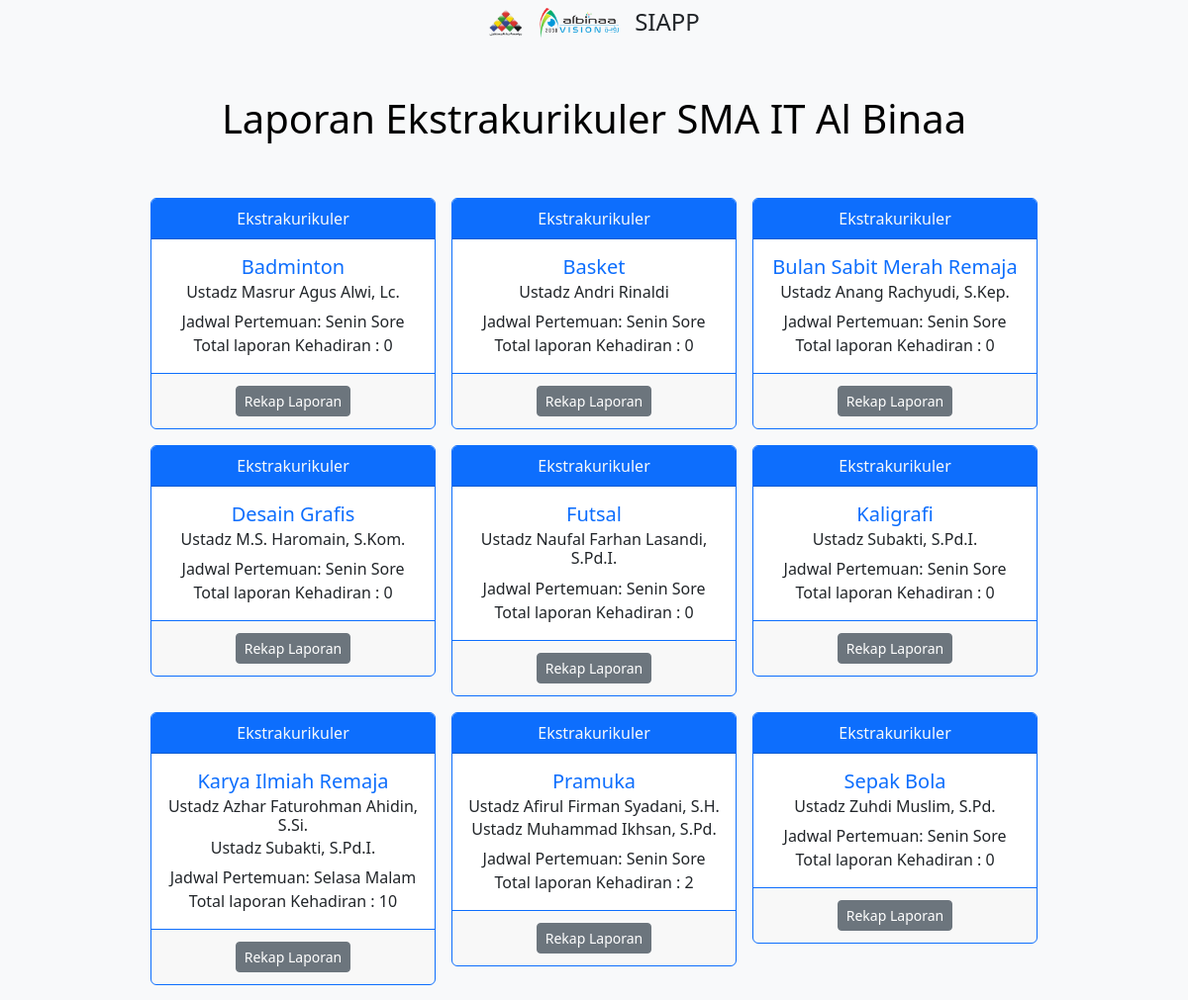
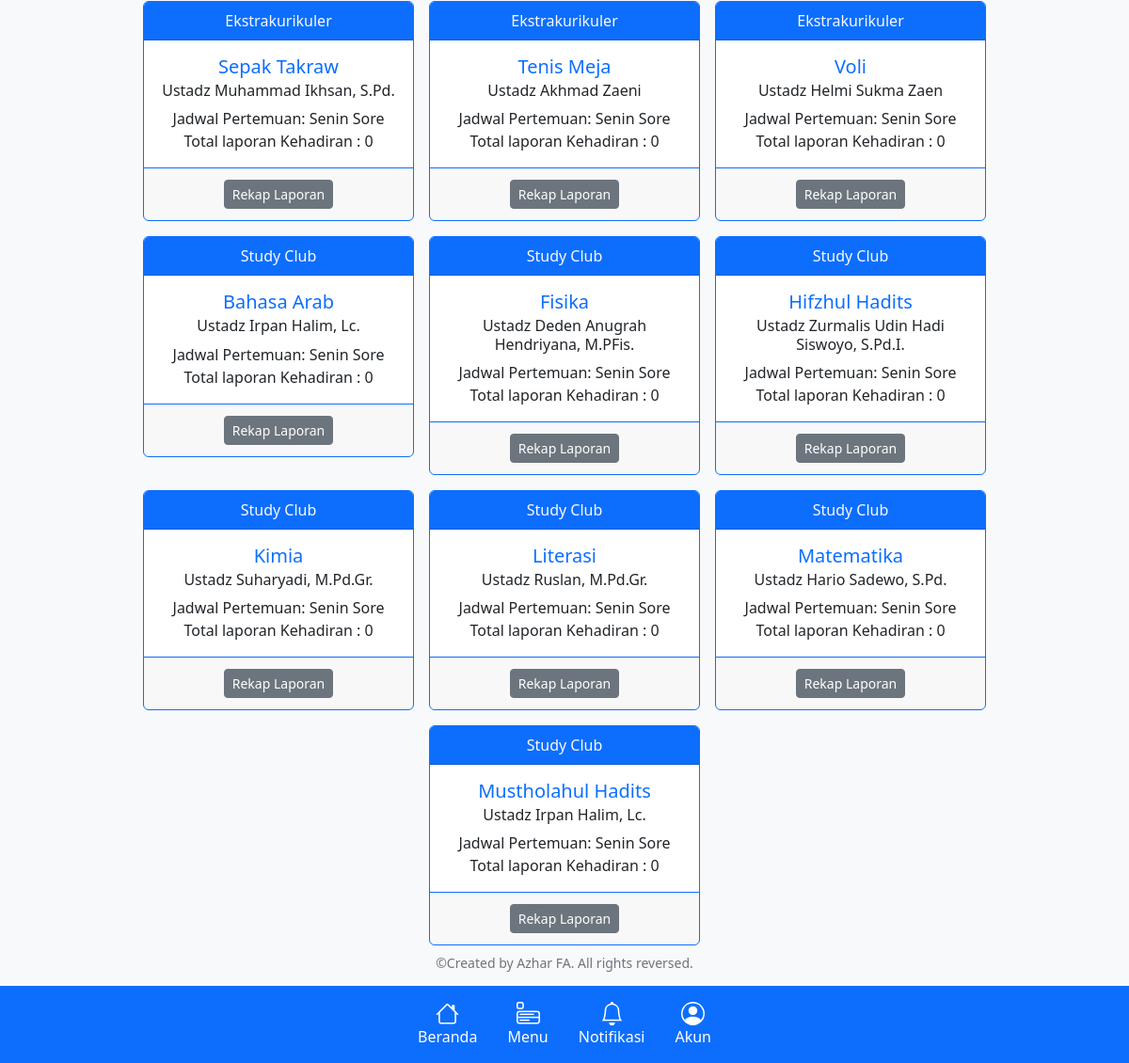
The app's page /laporan/ with its own data (2 pictures, top to bottom).
### ekskul/models.py (models this page shows, shortened)
class Extracurricular(models.Model):
    hari = (
        ('Senin', 'Senin'),
        ('Selasa', 'Selasa'),
        ('Rabu', 'Rabu'),
        ('Kamis', 'Kamis'),
        ('Jumat', 'Jumat'),
        ('Sabtu', 'Sabtu'),
        ('Ahad', 'Ahad'),
    )
    jenis = (
        ("Ekskul", "Ekstrakurikuler"),
        ("SC", "Study Club"),
    )
    pilihan_waktu = (
        ("Sore","Sore"),
        ("Malam","Malam"),
        ("Pagi","Pagi"),
        ("Siang","Siang"),
    )
    nama = models.CharField(max_length=50, verbose_name="Nama Ekskul")
    pembina = models.ManyToManyField(Teacher)
    jadwal = models.CharField(max_length=15, choices=hari, verbose_name="Jadwal Pembinaan")
    waktu = models.CharField(max_length=15, choices=pilihan_waktu)
    jadwal_tambahan = models.CharField(max_length=20, choices=hari, default="Tidak ada", blank=True)
    waktu_tambahan = models.CharField(max_length=15, choices=pilihan_waktu, blank=True)
    tipe = models.CharField(max_length=20, choices=jenis, blank=True)
    slug = models.SlugField(blank=True)
    logo = CompressedImageField(upload_to='ekskul/logo', default='no-image.png', blank=True, null=True)

class Teacher(models.Model):
    user = models.OneToOneField(User, on_delete=models.CASCADE, verbose_name="Username",)
    nama_lengkap = models.CharField(max_length=100, verbose_name="Nama Ustadz")
    niy = models.IntegerField(default=0, verbose_name='NIY')
    gelar_depan = models.CharField(max_length=20, blank=True)
    gelar_belakang = models.CharField(max_length=20, blank=True)
    jabatan = models.CharField(max_length=100, blank=True)
    jabatan_khusus = models.CharField(max_length=100, blank=True)
    email = models.EmailField(default='user@gmail.com')
    no_hp = models.IntegerField(blank=True, default=0)
    foto = CompressedImageField(upload_to='user', default='blank-profile.png', blank=True, null=True, quality=50, help_text="format foto .jpg / .jpeg")
    def __str__(self):
        if self.gelar_depan or self.gelar_belakang:
            return f'%s %s, %s.' % (self.gelar_depan, self.nama_lengkap, self.gelar_belakang)
        else:
            return self.nama_lengkap

### laporan/views.py (the view)
# urls.py: path('', deskripsi.views.home_view, name='app-index'),
def index(request):
    if request.user.is_authenticated or request.user.is_superuser:
        ekskul = Extracurricular.objects.filter(pembina=request.user.teacher).order_by('tipe', 'nama')
        extra = Extracurricular.objects.exclude(pembina=request.user.teacher).order_by('tipe', 'nama')
        context = {
            'ekskul': ekskul,
            'extra': extra,
        }
    else:
        ekskul = Extracurricular.objects.all().order_by('tipe', 'nama')
        context = {
            'ekskul': ekskul,
        }
    return render(request, 'laporan.html', context)

### templates/laporan.html (shortened to what this page needs)
{% extends 'base.html' %}
{% block content %}
    <div class="my-5 pt-5 text-center">
        <h1>Laporan Ekstrakurikuler SMA IT Al Binaa</h1>
    </div>
    <div class="container text-center">
        <div class="d-flex flex-wrap justify-content-center">
            {% if ekskul %}
                {% for data in ekskul %}
                    <div class="card border-primary m-2" style="width: 18rem; height: 100%;">
                        <div class="card-header bg-primary text-light">
                            {{ data.get_tipe_display }}
                        </div>
                        <div class="card-body">
                            <h5 class="card-title text-primary">{{ data.nama }}</h5>
                            {% for pembina in data.pembina.all %}
                                <h6 class="card-subtitle mb-2">Ustadz {{ pembina }}</h6>
                            {% endfor %}
                            <p class="p-0 m-0">Jadwal Pertemuan: {{ data.jadwal }} {{ data.waktu }}</p>
                            <p class="card-text p-0 m-0">Total laporan Kehadiran : {{ data.report_set.count }}</p>
                        </div>
                        <div class="card-footer border-primary text-light">
                            {% if request.user.is_authenticated %}
                                {% for pembina in data.pembina.all %}
                                    {% if request.user.teacher == pembina and request.user.is_superuser %}
                                        <a href="{% url 'laporan:laporan-input' data.slug %}" class="btn btn-sm btn-danger m-1">Input Kehadiran</a>
                                        <a href="{% url 'laporan:laporan-upload' data.slug %}" class="btn btn-sm btn-primary m-1">Upload Foto</a>
                                        <a href="{% url 'laporan:laporan-print' data.slug %}" class="btn btn-sm btn-success m-1">Print Laporan</a>
                                    {% elif request.user.teacher == pembina and not request.user.is_superuser %}
                                        <a href="{% url 'laporan:laporan-input' data.slug %}" class="btn btn-sm btn-danger m-1">Input Kehadiran</a>
                                        <a href="{% url 'laporan:laporan-upload' data.slug %}" class="btn btn-sm btn-primary m-1">Upload Foto</a>
                                        <a href="{% url 'laporan:laporan-print' data.slug %}" class="btn btn-sm btn-success m-1">Print Laporan</a>
                                    {% endif %}
                                {% endfor %}
                                <a href="{% url 'laporan:laporan-ekskul' data.slug %}" class="btn btn-sm btn-warning m-1">Rekap Laporan</a>
                            {% else %}
                                <a href="{% url 'laporan:laporan-ekskul' data.slug %}" class="btn btn-sm btn-secondary m-1">Rekap Laporan</a>
                            {% endif %}
                        </div>
                    </div>
                {% endfor %}
            {% endif %}
        </div>
    </div>
{% endblock %}

### records on screen
Extracurricular: tipe "Ekstrakurikuler", nama "Badminton", jadwal "Senin", waktu "Sore", report_set.count "0"
Teacher: gelar_depan+gelar_belakang+nama_lengkap "Masrur Agus Alwi, Lc."
Extracurricular: tipe "Ekstrakurikuler", nama "Basket", jadwal "Senin", waktu "Sore", report_set.count "0"
Teacher: gelar_depan+gelar_belakang+nama_lengkap "Andri Rinaldi"
Extracurricular: tipe "Ekstrakurikuler", nama "Bulan Sabit Merah Remaja", jadwal "Senin", waktu "Sore", report_set.count "0"
Teacher: gelar_depan+gelar_belakang+nama_lengkap "Anang Rachyudi, S.Kep."
Extracurricular: tipe "Ekstrakurikuler", nama "Desain Grafis", jadwal "Senin", waktu "Sore", report_set.count "0"
Teacher: gelar_depan+gelar_belakang+nama_lengkap "M.S. Haromain, S.Kom."
Extracurricular: tipe "Ekstrakurikuler", nama "Futsal", jadwal "Senin", waktu "Sore", report_set.count "0"
Teacher: gelar_depan+gelar_belakang+nama_lengkap "Naufal Farhan Lasandi, S.Pd.I."
Extracurricular: tipe "Ekstrakurikuler", nama "Kaligrafi", jadwal "Senin", waktu "Sore", report_set.count "0"
Teacher: gelar_depan+gelar_belakang+nama_lengkap "Subakti, S.Pd.I."
Extracurricular: tipe "Ekstrakurikuler", nama "Karya Ilmiah Remaja", jadwal "Selasa", waktu "Malam", report_set.count "10"
Teacher: gelar_depan+gelar_belakang+nama_lengkap "Azhar Faturohman Ahidin, S.Si."
Extracurricular: tipe "Ekstrakurikuler", nama "Pramuka", jadwal "Senin", waktu "Sore", report_set.count "2"
Teacher: gelar_depan+gelar_belakang+nama_lengkap "Afirul Firman Syadani, S.H."
Teacher: gelar_depan+gelar_belakang+nama_lengkap "Muhammad Ikhsan, S.Pd."
Extracurricular: tipe "Ekstrakurikuler", nama "Sepak Bola", jadwal "Senin", waktu "Sore", report_set.count "0"
Teacher: gelar_depan+gelar_belakang+nama_lengkap "Zuhdi Muslim, S.Pd."
Extracurricular: tipe "Ekstrakurikuler", nama "Sepak Takraw", jadwal "Senin", waktu "Sore", report_set.count "0"
Extracurricular: tipe "Ekstrakurikuler", nama "Tenis Meja", jadwal "Senin", waktu "Sore", report_set.count "0"
Teacher: gelar_depan+gelar_belakang+nama_lengkap "Akhmad Zaeni"
Extracurricular: tipe "Ekstrakurikuler", nama "Voli", jadwal "Senin", waktu "Sore", report_set.count "0"
Teacher: gelar_depan+gelar_belakang+nama_lengkap "Helmi Sukma Zaen"
Extracurricular: tipe "Study Club", nama "Bahasa Arab", jadwal "Senin", waktu "Sore", report_set.count "0"
Teacher: gelar_depan+gelar_belakang+nama_lengkap "Irpan Halim, Lc."
Extracurricular: tipe "Study Club", nama "Fisika", jadwal "Senin", waktu "Sore", report_set.count "0"
Teacher: gelar_depan+gelar_belakang+nama_lengkap "Deden Anugrah Hendriyana, M.PFis."
Extracurricular: tipe "Study Club", nama "Hifzhul Hadits", jadwal "Senin", waktu "Sore", report_set.count "0"
Teacher: gelar_depan+gelar_belakang+nama_lengkap "Zurmalis Udin Hadi Siswoyo, S.Pd.I."
Extracurricular: tipe "Study Club", nama "Kimia", jadwal "Senin", waktu "Sore", report_set.count "0"
Teacher: gelar_depan+gelar_belakang+nama_lengkap "Suharyadi, M.Pd.Gr."
Extracurricular: tipe "Study Club", nama "Literasi", jadwal "Senin", waktu "Sore", report_set.count "0"
Teacher: gelar_depan+gelar_belakang+nama_lengkap "Ruslan, M.Pd.Gr."
Extracurricular: tipe "Study Club", nama "Matematika", jadwal "Senin", waktu "Sore", report_set.count "0"
Teacher: gelar_depan+gelar_belakang+nama_lengkap "Hario Sadewo, S.Pd."
Extracurricular: tipe "Study Club", nama "Mustholahul Hadits", jadwal "Senin", waktu "Sore", report_set.count "0"
